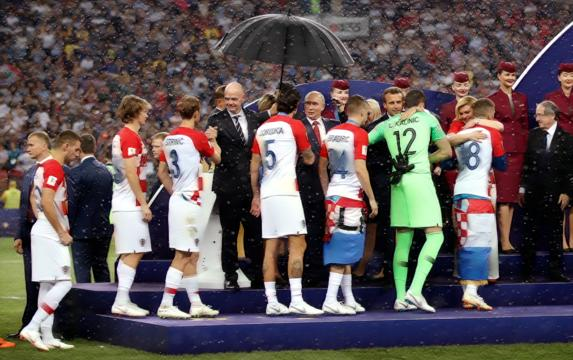
#> input picture temp/temp_img.jpg, 573 x 360 px
$ python -i defog_v2.py   (imports and definitions only)
#> lines starting #> are read from the running program, lines starting #| are printed output that depends on the picture
# -*- coding: utf-8 -*-
# @Time : 2022/10/1 23:08
# @Author : shuoshuo
# @File : main.py
# @Project : 去雾
import cv2
import numpy as np
import math

# SSIM评估
from skimage.metrics import structural_similarity as sk_cpt_ssim

# 导向滤波（待研究）
def guided_filter(I,p,win_size,eps):

    mean_I = cv2.blur(I,(win_size,win_size))
    mean_p = cv2.blur(p,(win_size,win_size))

    corr_I = cv2.blur(I*I,(win_size,win_size))
    corr_Ip = cv2.blur(I*p,(win_size,win_size))

    var_I = corr_I-mean_I*mean_I
    cov_Ip = corr_Ip - mean_I*mean_p

    a = cov_Ip/(var_I+eps)
    b = mean_p-a*mean_I

    mean_a = cv2.blur(a,(win_size,win_size))
    mean_b = cv2.blur(b,(win_size,win_size))

    q = mean_a*I + mean_b
    return q
def get_min_channel(img):
    return np.min(img,axis=2)
def min_filter(img,r):
    kernel = np.ones((2*r-1,2*r-1))
    return cv2.erode(img,kernel)    # 最小值滤波器，可用腐蚀替代
def get_A(img_haze,dark_channel,bins_l):

    hist,bins = np.histogram(dark_channel,bins=bins_l)  # 得到直方图
    d = np.cumsum(hist)/float(dark_channel.size)    # 累加
    threshold=0

    # 设定一个阈值（220，归一化后的值约为0.86）
    MAX_A = 0.86
    for i in range(bins_l-1,0,-1):
        if d[i]<=0.999:
            threshold=i
            break
    A = img_haze[dark_channel>=bins[threshold]].mean()

    # 设定一个阈值（220，归一化后的值约为0.86），防止全局大气光值过大（255）
    if A >= MAX_A:
        A = MAX_A
    # 候选区域可视化
    show  = np.copy(img_haze)
    show[dark_channel>=bins[threshold]] = 0,0,255
    # cv2.imwrite('./most_haze_opaque_region.jpg',show*255)
    return A
def get_t(img_haze,A,t0=0.1,w=0.95):
    out = get_min_channel(img_haze)
    out = min_filter(out,r=7)
    t = 1-w*out/A   # 需要乘上一系数w，为远处的物体保留少量的雾
    t = np.clip(t,t0,1) # 论文提到t(x)趋于0容易产生噪声，所以设置一最小值0.1
    return t

# PSNR评估
# PSNR高于40dB说明图像质量极好（即非常接近原始图像），
# 在30—40dB通常表示图像质量是好的（即失真可以察觉但可以接受），
# 在20—30dB说明图像质量差；
# 最后，PSNR低于20dB图像不可接受
def PSNR(target,ref):
    # 必须归一化
    target=target/255.0
    ref=ref/255.0
    MSE = np.mean((target-ref)**2)
    if MSE<1e-10:
        return 100
    MAXI=1
    PSNR = 20*math.log10(MAXI/math.sqrt(MSE))
    return PSNR

def deFogging(input_img):
    I = input_img/255.0
    dark_channel = get_min_channel(I)
    dark_channel_1 = min_filter(dark_channel,r=7)
    # cv2.imwrite("./dark_channel.jpg", dark_channel_1*255)

    A = get_A(I,dark_channel_1,bins_l=2000)

    t = get_t(I,A)
    t = guided_filter(dark_channel,t,81,0.001)
    t = t[:,:,np.newaxis].repeat(3,axis=2)  #升维至(r,w,3)

    J = (I-A)/t +A

    J = np.clip(J,0,1)
    J = J*255
    J =np.uint8(J)

    # cv2.imwrite(output_path_ + "/" + "result_" + str(index) + ".jpg",J)
    output_img = J

    psnr = PSNR(J,I*255)
    # print(f"PSNR:{psnr}")

    # ssim评估，值越接近1图像相似度越高
    ssim = sk_cpt_ssim(J,I*255, win_size=11, data_range=255, channel_axis=2)
    # print(f"ssim:{ssim}")

    return output_img

>>> import cv2
>>> picture = cv2.imread('../temp/temp_img.jpg')
#> picture is the input picture: shape (360, 573, 3); mean B, G, R 86.1, 85.2, 94.9
>>> result = deFogging(picture)
#> in min_filter, `return cv2.erode(img,kernel)`:
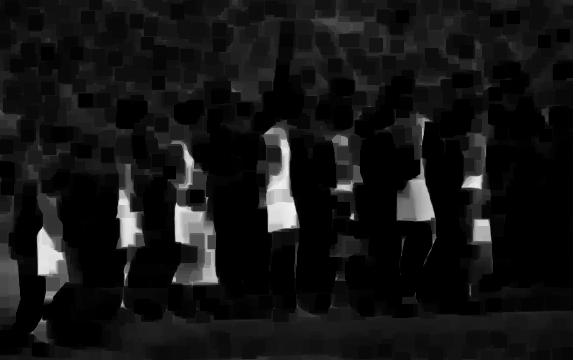
#> returned value: shape (360, 573) float64; min 0, max 0.937, mean 0.0786
#> in get_A, `hist,bins = np.histogram(dark_channel,bins=bins_l)`: hist = 2000 values, max 65822 at index 0, min 0 at index 1, mean 103.1; bins = 2001 values from 0 to 0.937
#> in get_A, `d = np.cumsum(hist)/float(dark_channel.size)`: d = 2000 values from 0.319 to 1
#> in get_A, `A = img_haze[dark_channel>=bins[threshold]].mean()`: A = 0.974
#> in get_A, `show[dark_channel>=bins[threshold]] = 0,0,255`:
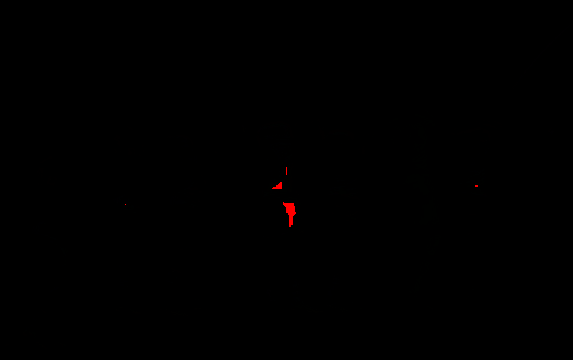
#> show: shape (360, 573, 3) float64; mean B, G, R 0.3, 0.3, 0.6
#> in deFogging, `A = get_A(I,dark_channel_1,bins_l=2000)`: A = 0.86
#> in guided_filter, `cov_Ip = corr_Ip - mean_I*mean_p`:
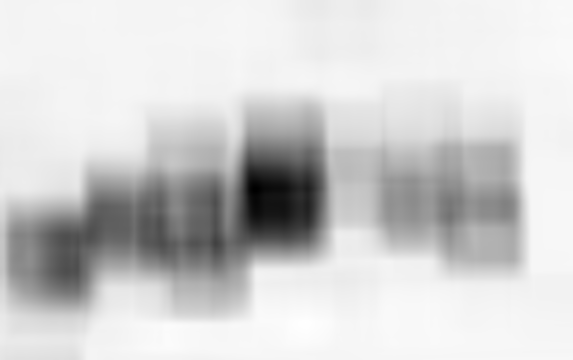
#> cov_Ip: shape (360, 573) float64; min -0.112, max 0.00355, mean -0.0176; drawn with min black and max white
#> in guided_filter, `mean_a = cv2.blur(a,(win_size,win_size))`:
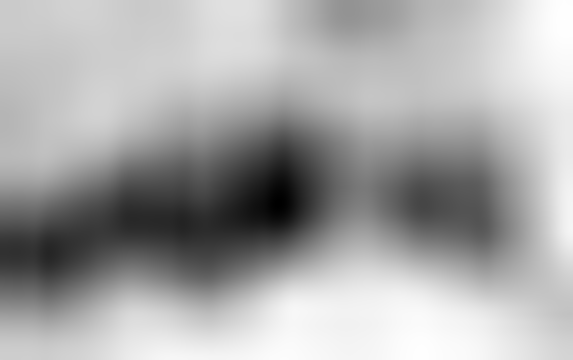
#> mean_a: shape (360, 573) float64; min -0.59, max 0.0151, mean -0.193; drawn with min black and max white
#> in guided_filter, `mean_b = cv2.blur(b,(win_size,win_size))`:
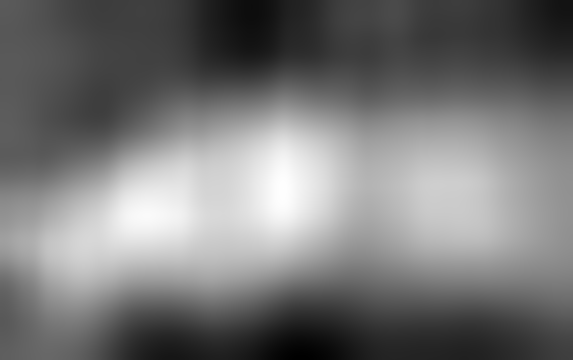
#> mean_b: shape (360, 573) float64; min 0.915, max 1.06, mean 0.984; drawn with min black and max white
#> in guided_filter, `q = mean_a*I + mean_b`:
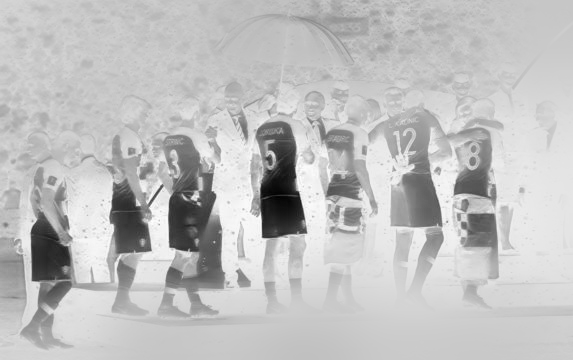
#> q: shape (360, 573) float64; min 0.481, max 1.06, mean 0.914; drawn with min black and max white
#> in deFogging, `J = (I-A)/t +A`:
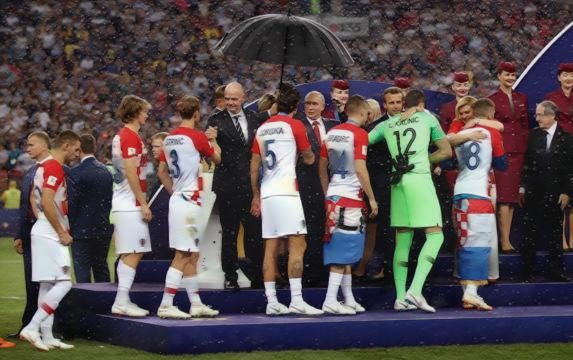
#> J: shape (360, 573, 3) float64; mean B, G, R 0.312, 0.31, 0.349; drawn with min black and max white
#> in PSNR, `MSE = np.mean((target-ref)**2)`: MSE = 0.00147
#> in PSNR, `PSNR = 20*math.log10(MAXI/math.sqrt(MSE))`: PSNR = 28.33
#> in deFogging, `ssim = sk_cpt_ssim(J,I*255, win_size=11, data_range=255, channel_axis=2)`: ssim = 0.971
